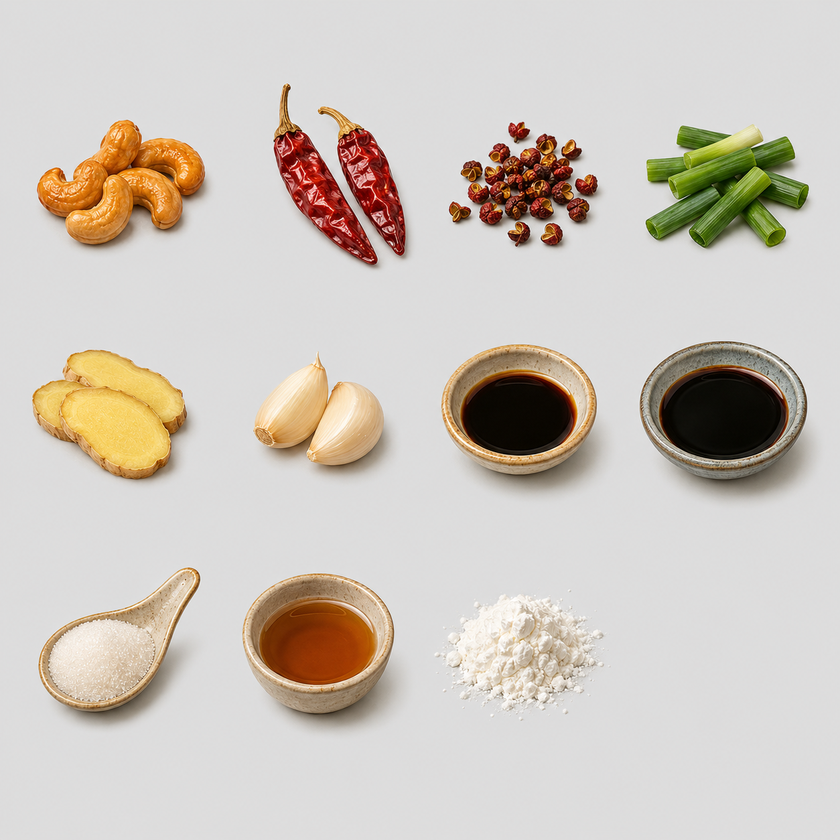
#> input picture src/assets/ingredients_sheet.png, 840 x 840 px, shrunk from 1254 x 1254 before the run, found by its file name
$ python slice_ingredients.py src/assets/ingredients_sheet.png src/assets
#> lines starting #> are read from the running program, lines starting #| are printed output that depends on the picture; after the words box and inside, x2 and y2 are one past the last pixel; in counts of white or black regions, pixels touching at a corner belong together
"""把一张"食材网格图"切成 11 张透明 PNG / Slice a grid sheet of ingredients into 11 transparent PNGs.

输入是一张 4列 × 3行 的网格图(最后一格留空),浅灰底。脚本会:
  1) 从四边自动探测背景色
  2) 按背景色抠成透明(带柔边)
  3) 切成 4×3 网格,对每格自动裁到内容边界
  4) 按"从左到右、从上到下"的顺序命名保存

The input is a 4-col × 3-row grid sheet (last cell empty) on a light grey background. It:
  1) auto-detects the background color from the borders
  2) keys that background out to transparency (with a soft edge)
  3) slices into a 4×3 grid and auto-crops each cell to its content
  4) saves them named in reading order (left→right, top→bottom)

用法 / usage:
  # 默认宫保鸡丁 4×3 网格 / default Kung Pao 4×3 sheet:
  python scripts/slice_ingredients.py src/assets/ingredients_sheet.png src/assets

  # 自定义网格 + 名字(逗号分隔,读序排列) / custom grid + names (comma-separated, in reading order):
  python scripts/slice_ingredients.py <sheet> <outdir> <cols> <rows> <name1,name2,...>
"""
import sys
import os
import numpy as np
from PIL import Image
from scipy import ndimage

# 默认网格与文件名(宫保鸡丁);可由命令行覆盖。名字顺序必须和提示词里的格子顺序一致。
# Default grid + filenames (Kung Pao); overridable from the CLI. The name order must match the
# cell order in the image-generation prompt (left→right, top→bottom).
DEFAULT_COLS, DEFAULT_ROWS = 4, 3
DEFAULT_NAMES = [
    "cashew",      # 1 腰果
    "chili",       # 2 干辣椒
    "peppercorn",  # 3 花椒
    "scallion",    # 4 葱
    "ginger",      # 5 姜
    "garlic",      # 6 蒜
    "soy_sauce",   # 7 酱油
    "vinegar",     # 8 醋
    "sugar",       # 9 糖
    "cooking_wine",# 10 料酒
    "cornstarch",  # 11 淀粉
]


def detect_bg(rgb):
    """从四边采样,取中位数作为背景色 / sample the borders, take the median as the background color."""
    h, w = rgb.shape[:2]
    b = max(2, min(h, w) // 100)  # 边框采样厚度 / border sampling thickness
    edges = np.concatenate([
        rgb[:b].reshape(-1, 3), rgb[-b:].reshape(-1, 3),
        rgb[:, :b].reshape(-1, 3), rgb[:, -b:].reshape(-1, 3),
    ])
    return np.median(edges, axis=0)


def key_out_bg(rgba, bg, t_low=12.0, t_high=26.0):
    """按到背景色的距离抠图:近=透明,远=保留,中间=柔边。
    阈值收得很紧,这样白色食材(糖/淀粉,约距灰底50)不会被当成背景抠掉;
    代价是彩色食材边缘留一圈极薄的灰边,56px 显示下基本看不见。
    Key out by distance to the bg color: near→transparent, far→opaque, in-between→feathered.
    Thresholds are deliberately tight so near-white foods (sugar/cornstarch, ~50 from grey)
    survive; the cost is a hairline grey fringe on colored items, invisible at 56px."""
    a = rgba.astype(np.float32)
    dist = np.sqrt(((a[..., :3] - bg) ** 2).sum(axis=2))
    alpha = np.clip((dist - t_low) / (t_high - t_low), 0, 1) * 255.0
    a[..., 3] = np.minimum(a[..., 3], alpha)

    # 只保留"最大的一块透明区域"(=真背景);其它所有透明斑点(如糖粒缝隙间被抠出的灰色)
    # 一律填回不透明,避免盘子底色从食材中间透出来。网格图上真背景把所有食材连成一片,
    # 必然是最大的连通透明块,所以这招很稳。
    # Keep only the single largest transparent region (= the true background); every other
    # transparent speck (e.g. grey gaps between sugar grains) is restored to opaque so the plate
    # color can't show through. On a grid sheet the true background wraps around every item and is
    # by far the largest connected transparent blob, so this is robust.
    transparent = a[..., 3] < 8
    lbl, num = ndimage.label(transparent)
    if num > 1:
        sizes = np.bincount(lbl.ravel())
        sizes[0] = 0  # 标签0是不透明区域,忽略 / label 0 is the opaque region
        biggest = sizes.argmax()
        restore = transparent & (lbl != biggest)
        a[..., 3] = np.where(restore, 255, a[..., 3])
    return a.astype(np.uint8)


def autocrop(cell, pad_frac=0.06):
    """裁掉透明边,只留内容,并留一点边距 / crop to the opaque content with a little padding."""
    alpha = cell[..., 3]
    ys, xs = np.where(alpha > 16)
    if len(xs) == 0:
        return None  # 空格子 / empty cell
    x0, x1, y0, y1 = xs.min(), xs.max(), ys.min(), ys.max()
    pad = int(max(x1 - x0, y1 - y0) * pad_frac)
    h, w = alpha.shape
    x0, y0 = max(0, x0 - pad), max(0, y0 - pad)
    x1, y1 = min(w, x1 + pad + 1), min(h, y1 + pad + 1)
    return cell[y0:y1, x0:x1]


def main(src, outdir, cols=DEFAULT_COLS, rows=DEFAULT_ROWS, names=DEFAULT_NAMES):
#> called with src = 'src/assets/ingredients_sheet.png', outdir = 'src/assets', cols = 4, rows = 3
    im = Image.open(src).convert("RGBA")
    arr = np.array(im)
    bg = detect_bg(arr[..., :3])
#> bg = [221, 220, 220]
    print(f"detected background color: RGB({int(bg[0])},{int(bg[1])},{int(bg[2])})")
#| detected background color: RGB(221,220,220)

    keyed = key_out_bg(arr, bg)
#> in key_out_bg, `transparent = a[..., 3] < 8`:
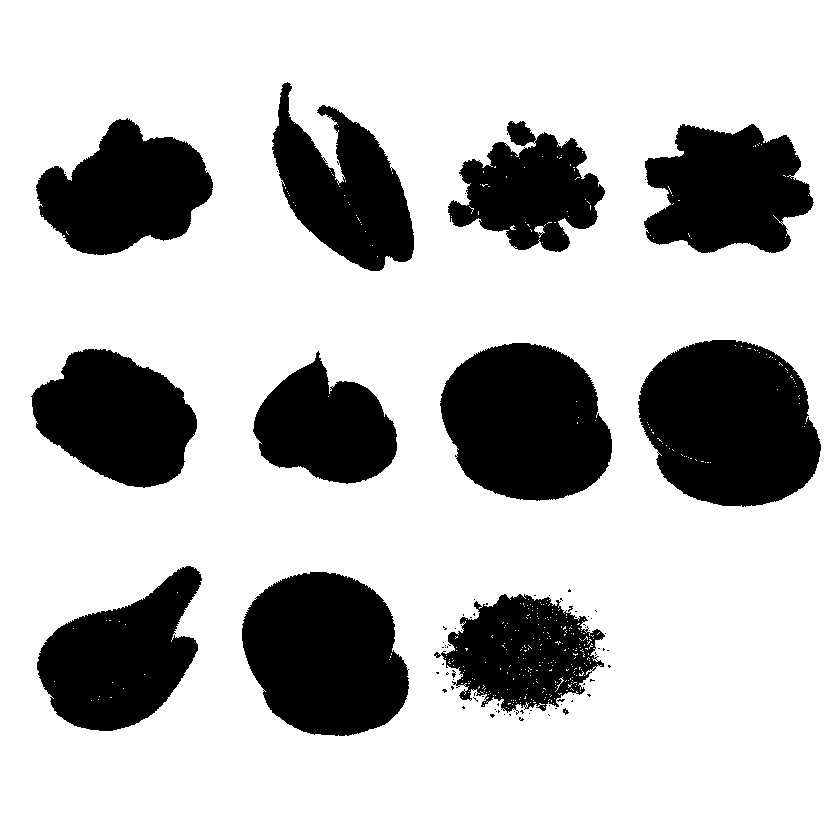
#> transparent: shape (840, 840) bool; 74.5% white; 83 black regions (71 under 20 px), largest, box (x1, y1, x2, y2) and area: (638, 340, 821, 507) 23597, (242, 572, 409, 736) 21136, (440, 343, 612, 501) 20910
#> in key_out_bg, `lbl, num = ndimage.label(transparent)`:
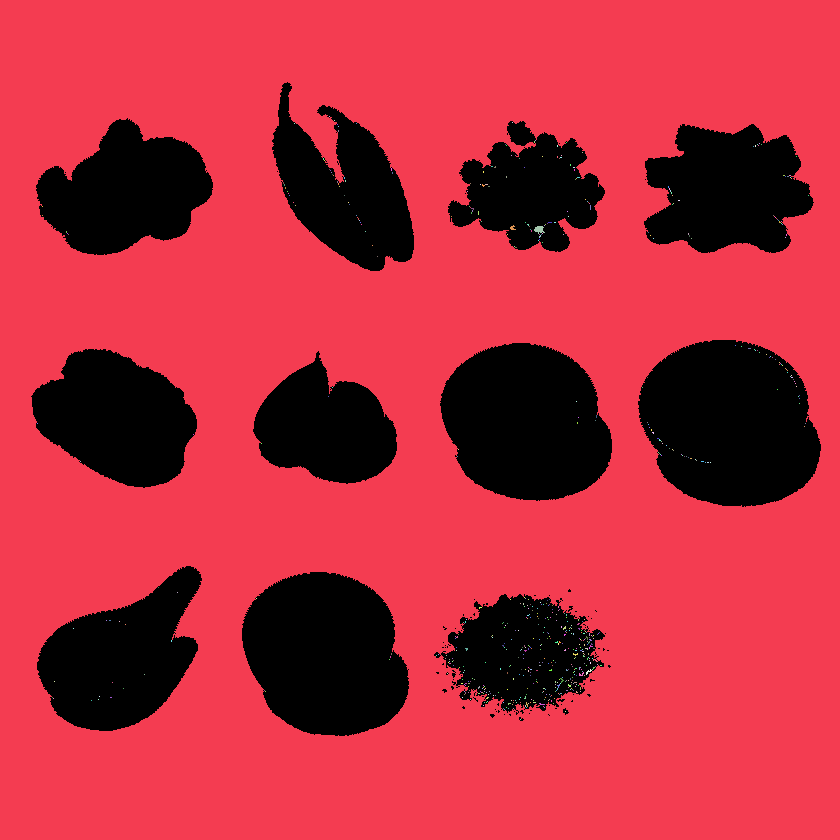
#> lbl: shape (840, 840) int32; 642 distinct labels, from 0 to 641; one colour per label, 0 black
#> in key_out_bg, `lbl, num = ndimage.label(transparent)`: num = 641
#> in key_out_bg, `sizes = np.bincount(lbl.ravel())`: sizes = 642 values, max 524331 at index 1, min 1 at index 2, mean 1099.1
#> in key_out_bg, `biggest = sizes.argmax()`: biggest = 1
#> in key_out_bg, `restore = transparent & (lbl != biggest)`:
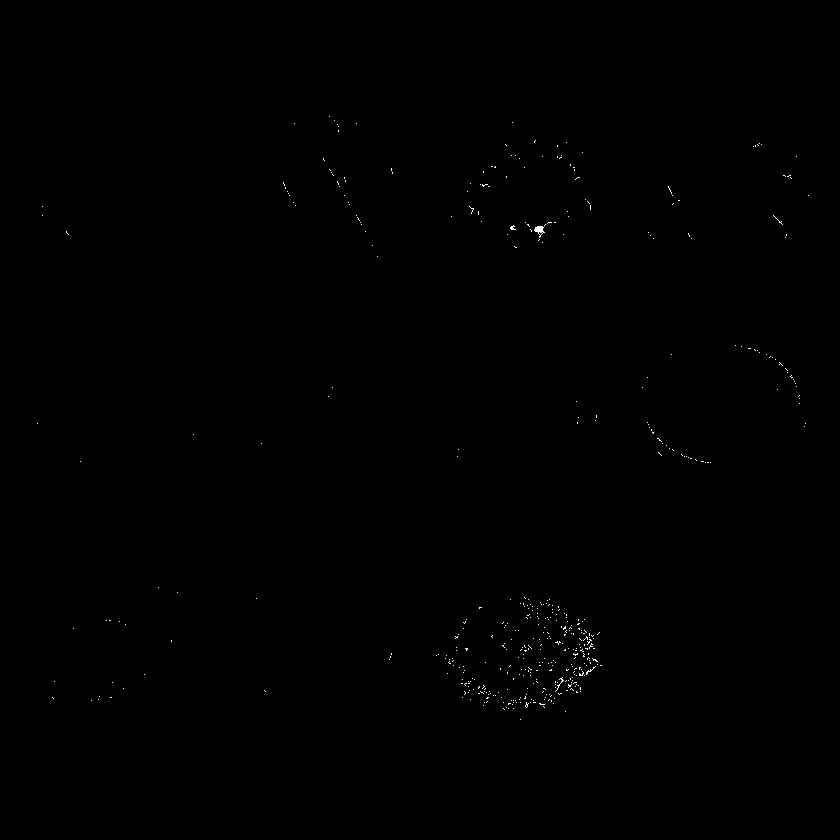
#> restore: shape (840, 840) bool; 0.14% white in thin lines or dots, all inside (x1, y1, x2, y2) = (37, 116, 809, 720)
#> in key_out_bg, `a[..., 3] = np.where(restore, 255, a[..., 3])`:
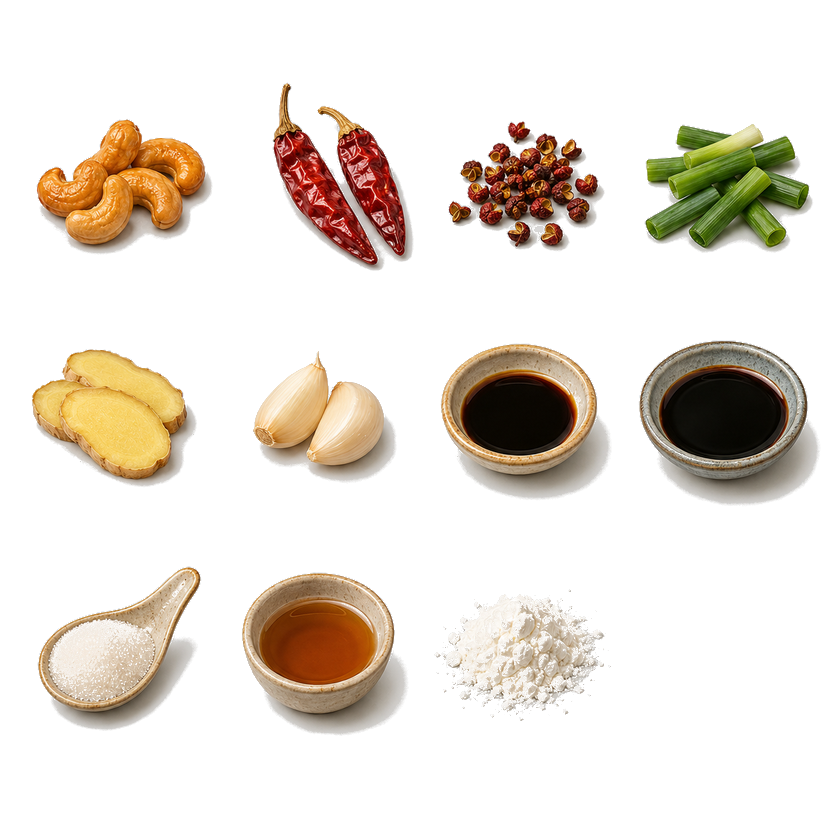
#> a: shape (840, 840, 4) float32; mean R, G, B, A 207.2, 199.5, 190.9, 62.8; transparent parts drawn white
    H, W = keyed.shape[:2]
#> H = 840; W = 840
    cw, ch = W // cols, H // rows
#> cw = 210; ch = 280

    saved = 0
    for i, name in enumerate(names):
        r, c = i // cols, i % cols
        cell = keyed[r * ch:(r + 1) * ch, c * cw:(c + 1) * cw]
        cropped = autocrop(cell)
        if cropped is None:
            print(f"  [skip] cell {i+1} ({name}) looks empty")
            continue
        out = os.path.join(outdir, f"{name}.png")
        Image.fromarray(cropped).save(out)
        print(f"  [ok] {name}.png  ({cropped.shape[1]}x{cropped.shape[0]})")
        saved += 1
#> this loop made 11 passes
#> (x0 in autocrop, x1 in autocrop, y0 in autocrop, y1 in autocrop, pad in autocrop) on passes 1 to 11: (26, 210, 108, 265, 10), (0, 210, 70, 280, 12), (19, 194, 112, 261, 9), (4, 193, 114, 263, 10), (22, 206, 60, 216, 9), (35, 195, 63, 212, 8), (10, 202, 53, 230, 10), (0, 201, 50, 236, 10), (28, 210, 0, 180, 9), (23, 208, 3, 185, 9), (4, 201, 19, 171, 10)
#> pass 1, in autocrop, `alpha = cell[..., 3]`:
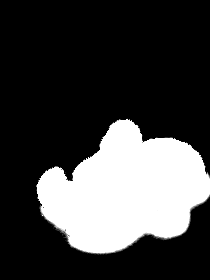
#> alpha: shape (280, 210); min 0, max 255, mean 65.1
#> after the loop:
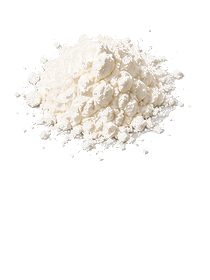
#> cell: shape (280, 210, 4); mean R, G, B, A 221.2, 218.9, 216.1, 49.6; transparent parts drawn white
#> after the loop:
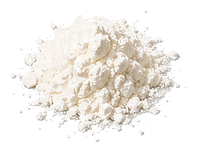
#> cropped: shape (152, 197, 4); mean R, G, B, A 221.8, 217.5, 212, 97.4; transparent parts drawn white
#> after the loop, saved = 11
    print(f"done - {saved}/{len(names)} ingredients saved to {outdir}")
#| done - 11/11 ingredients saved to src/assets


if __name__ == "__main__":
    src, outdir = sys.argv[1], sys.argv[2]
    if len(sys.argv) > 5:
        cols, rows = int(sys.argv[3]), int(sys.argv[4])
        names = [n.strip() for n in sys.argv[5].split(",") if n.strip()]
        main(src, outdir, cols, rows, names)
    else:
        main(src, outdir)
